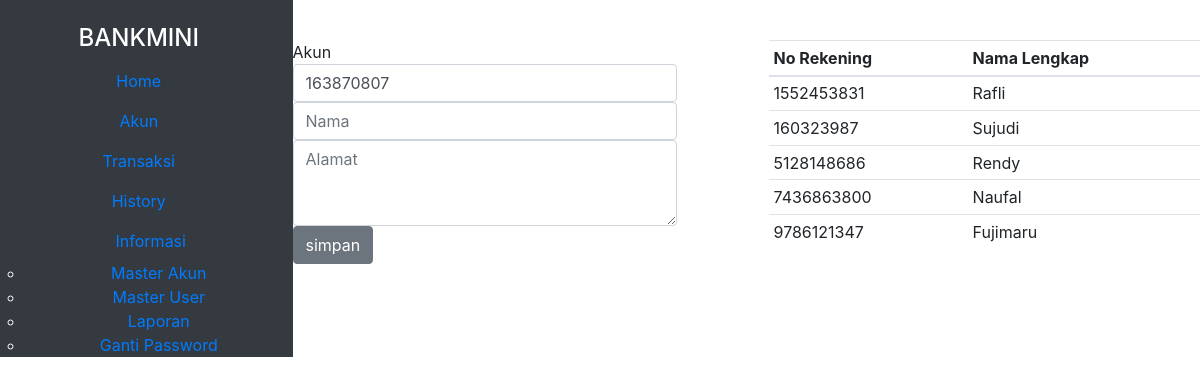
The app's page /index.php/dashboard/akun, older data.
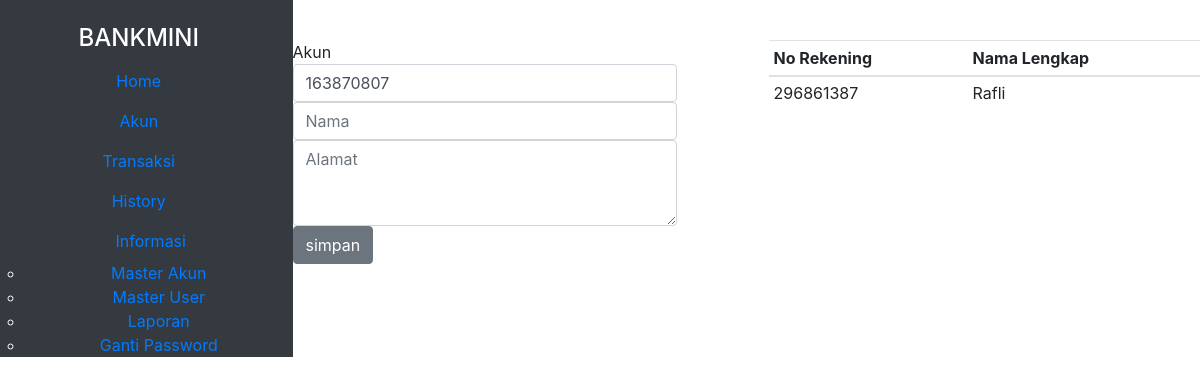
The same page, newer data.
### tables this page shows
CREATE TABLE `akun` (
  `id_akun` char(10) NOT NULL,
  `nama` varchar(20) NOT NULL,
  `alamat` text NOT NULL
);

### application/controllers/Dashboard.php (called while the page is built, shortened)
<?php
class dashboard extends CI_Controller {
    public function __construct(){
        $this->load->helper('url');
        $this->load->helper('date');
        $this->load->library('session');
        $this->load->model('mUser');
        $this->load->model('mTransaksi');
        $this->load->model('mAkun');
    }
    public function akun()
    {
        $data['allAkun'] = $this->mAkun->getAllAkun();
        $this->load->view('akun',$data);
    }
}

### index.php (called while the page is built, shortened)
<?php
require_once BASEPATH.'core/CodeIgniter.php';

### application/models/mAkun.php (called while the page is built)
<?php
class mAkun extends CI_MODEL{
    public function getAllAkun(){
        $query = $this->db->get('akun');
        return $query->result();
    }
}

### application/views/akun.php (the view)
<?php include "template/header.php" ?>
<div class="body-content">
    <div class="container">
        <div class="row">
            <div class="col-md-5 p-0 m-0">
                <div class="sub">
                    Akun
                </div>
                <?= form_open('dashboard/akunInsert') ?>
                    <div class="form-row ">
                        <div class="col-12">
                            <div>
                                <input type="number" name="noreg" value="<?= rand(); ?>" class="form-control white" placeholder="No Rekening" >
                            </div>
                            <div>
                                <input type="name" name="name" class="form-control white" placeholder="Nama">
                            </div>
                            <div>
                                <textarea class="form-control white" name="alamat" placeholder="Alamat" rows="3"></textarea>
                            </div>
                        </div>
                    </div>
                    <button type="submit" class="btn btn-secondary">simpan</button>
                </form>
            </div>
            <div class="col-md-1"></div>
            <div class="col-md-6">
                <div class="bgtable">
                    <table class="table table-sm ">
                        <thead>
                            <tr>
                                <th scope="col">No Rekening</th>
                                <th scope="col">Nama Lengkap</th>
                            </tr>
                        </thead>
                        <tbody>
                           <?php foreach ($allAkun as $row):?>
                           <tr>
                                <td> <?= $row->id_akun ?> </td>
                                <td> <?= $row->nama ?> </td>
                           </tr>
                            <?php endforeach ?>
                        </tbody>
                    </table>
                </div>
            </div>
        </div>
    </div>
</div>
<?php include "template/footer.php" ?>

Row changes from the older to the newer data that the page shows:
removed akun: id_akun "1552453831", nama "Rafli"
removed akun: id_akun "160323987", nama "Sujudi"
removed akun: id_akun "5128148686", nama "Rendy"
removed akun: id_akun "7436863800", nama "Naufal"
removed akun: id_akun "9786121347", nama "Fujimaru"
added akun: id_akun "296861387", nama "Rafli"
